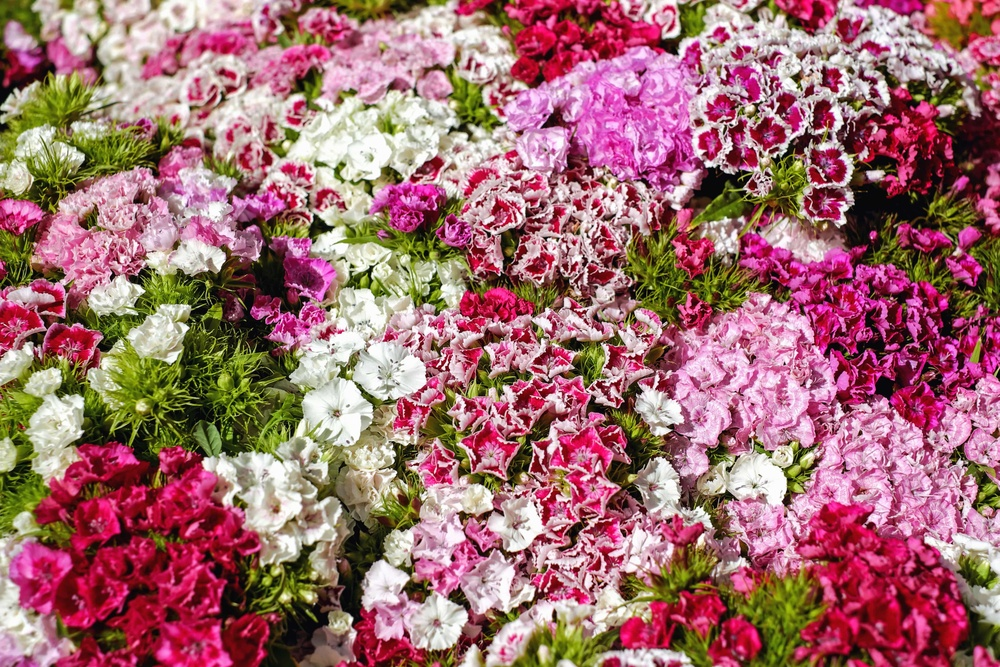
#> input picture QUESTÃAO35/2017-10-28-18-28-34.jpg, 1000 x 667 px, shrunk from 4650 x 3100 before the run
$ python 'QUESTÃO35.PY'
#> lines starting #> are read from the running program, lines starting #| are printed output that depends on the picture; after the words box and inside, x2 and y2 are one past the last pixel; in counts of white or black regions, pixels touching at a corner belong together
#Abrir uma imagem colorida, transformar para tom de cinza e aplique a limiarização de otsu. Apliquem o método cvDilate de forma iterativa, apresentando o resultado de cada iteração, verificando o que o método causa. O resultado deve ser aumentar as regiões brancas, então se o objeto for branco este método aumentará o objeto.

import cv2
import numpy as np

#abrir uma imagem colorida
imcolor = cv2.imread('2017-10-28-18-28-34.jpg')
#> imcolor is the input picture: shape (667, 1000, 3); mean B, G, R 110.4, 108, 159.8

#transformar para tom de cinza
imcinza = cv2.cvtColor(imcolor, cv2.COLOR_BGR2GRAY)
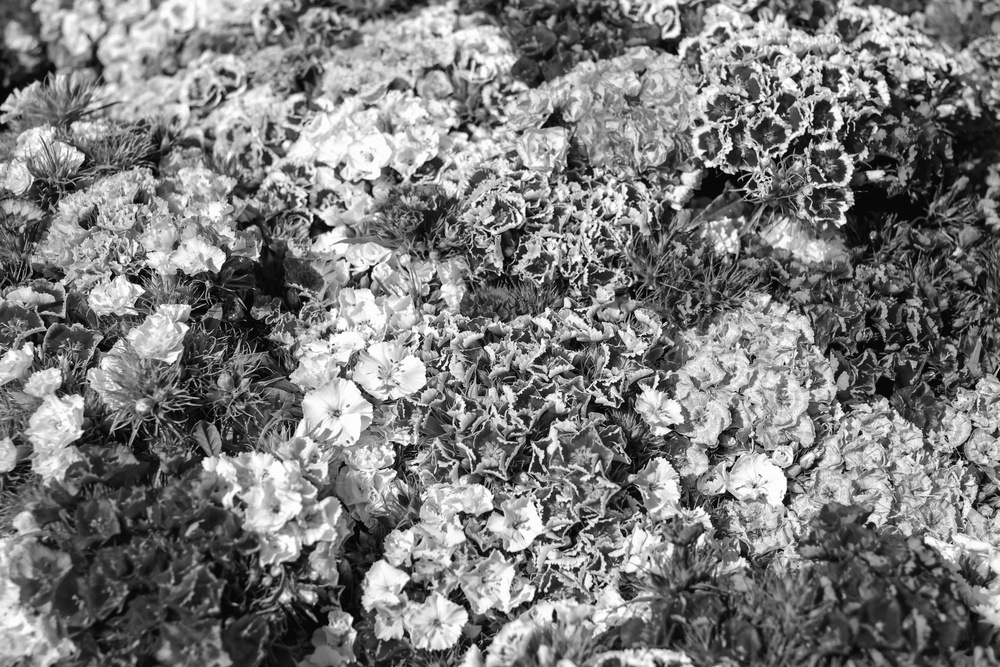
#> imcinza: shape (667, 1000); min 0, max 255, mean 123.8

#aplique a limiarização de otsu. retval, dst=	cv.threshold(	src, thresh, maxval, type[, dst])
#parametros são, respectivamente, imagem, valor de limiarização, maáximo valor para ser usado com os tipos de limiarizaçao e por fim o tipo de limiarização.
ret, imlim = cv2.threshold(imcinza, 0, 255, cv2.THRESH_BINARY_INV+cv2.THRESH_OTSU)
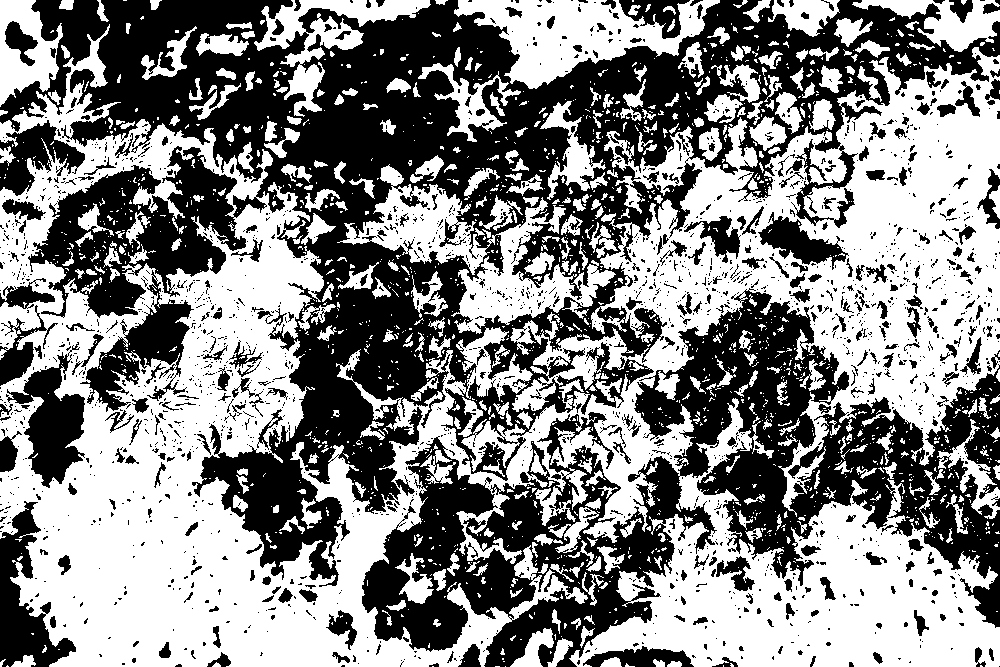
#> imlim: shape (667, 1000); 52.9% white; 2046 black regions (1721 under 20 px), largest, box (x1, y1, x2, y2) and area: (0, 0, 1000, 587) 178552, (362, 288, 1000, 667) 81096, (0, 501, 76, 667) 5299
#> ret = 127

#mostrar a imagem limiarizada
cv2.imshow('imagem limiarizada', imlim)


#Retorne um novo array de forma e tipo fornecidos, preenchido com uns.. Vamos fazer isso para usarmos logo em seguida. numpy.ones(shape, dtype=None, order='C') o dtype e order são opcionais. dtype: o tipo de dados desejados para a matriz
#onde (5,5) é a forma que estamos fornecendo a nova matriz e np.uint8 é o dtype
n_array = np.ones((5,5), np.uint8)

#pliquem o método cvDilate de forma iterativa. o cv2.dilate recebe como parametros a imagem limiarizada, o kernel que aqui está como n_array e o número de interações que serão i vezes.
for i in range(7):
    dilatação = cv2.dilate(imlim, n_array, iterations=i)

    cv2.imshow('dilatação aplicada', dilatação)
    cv2.waitKey(1000)
#> this loop made 7 passes
#> pass 2, `dilatação = cv2.dilate(imlim, n_array, iterations=i)`:
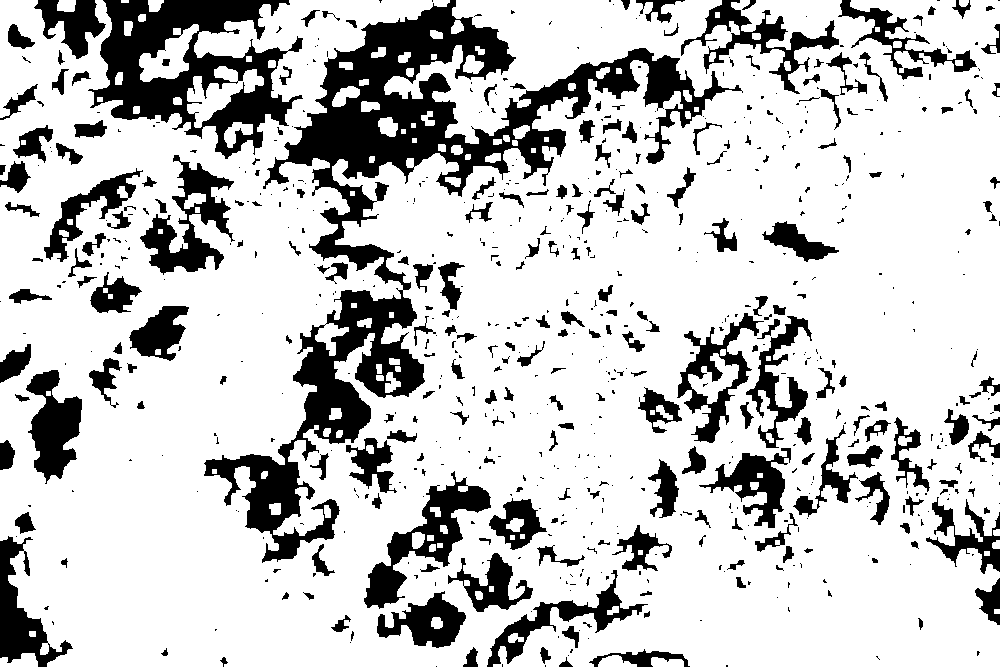
#> dilatação: shape (667, 1000); 78.3% white; 712 black regions (459 under 20 px), largest, box (x1, y1, x2, y2) and area: (204, 0, 743, 563) 47136, (88, 0, 303, 159) 15149, (364, 471, 491, 609) 4753
#> pass 3, `dilatação = cv2.dilate(imlim, n_array, iterations=i)`:
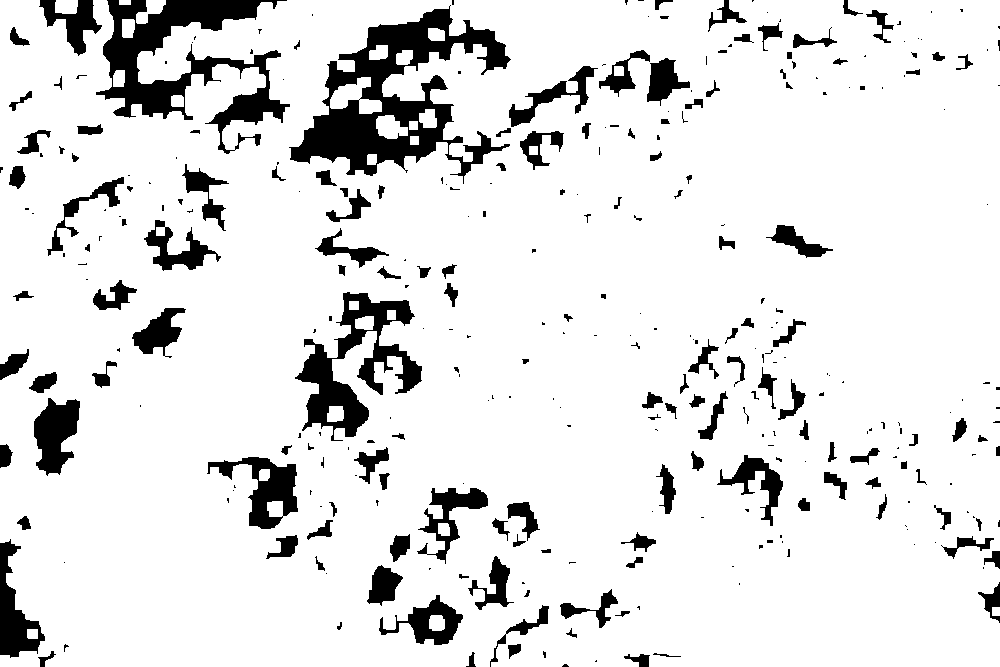
#> dilatação: shape (667, 1000); 88.8% white; 327 black regions (177 under 20 px), largest, box (x1, y1, x2, y2) and area: (289, 5, 511, 184) 13864, (96, 0, 290, 154) 10291, (295, 292, 422, 441) 6574
